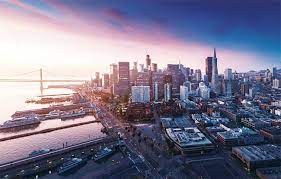
#> input picture image/silliconvelly.jpg, 281 x 179 px
$ python opencv_spyder.py
#> lines starting #> are read from the running program, lines starting #| are printed output that depends on the picture; after the words box and inside, x2 and y2 are one past the last pixel; in counts of white or black regions, pixels touching at a corner belong together
# -*- coding: utf-8 -*-
"""
Created on Thu Sep 16 12:04:36 2021

@author: user

"""
import numpy as np
import cv2 as cv
import matplotlib.pyplot as plt

# import image
im = cv.imread('image/silliconvelly.jpg')
#> im is the input picture: shape (179, 281, 3); mean B, G, R 144.1, 120.8, 125.3


# BGR
plt.figure()
plt.imshow(im)
plt.title('Original')

# RGB
rgb = cv.cvtColor(im, cv.COLOR_BGR2RGB) # cvt = convert
plt.figure()
plt.imshow(rgb)
plt.title('RGB')


# gray scale
gray = cv.cvtColor(im, cv.COLOR_BGR2GRAY)
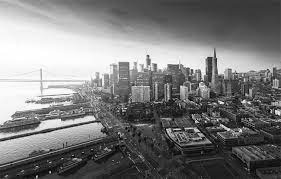
#> gray: shape (179, 281); min 0, max 255, mean 124.8
plt.figure()
plt.imshow(gray,cmap='gray') # essential cmap
plt.title('GRAY')


# blur
blur = cv.blur(im,(10,10)) # 블러시 청크 사이즈 숫자가 작으수록 선명
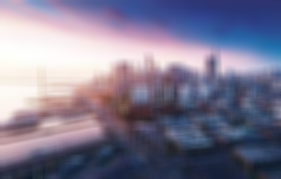
#> blur: shape (179, 281, 3); mean B, G, R 144.5, 121.2, 125.7
blur = cv.cvtColor(blur, cv.COLOR_BGR2RGB)
plt.subplot(121) # 1행2열 로 나눔 그리고 첫번째를 가리킴
plt.imshow(rgb)
plt.title('RGB')
plt.subplot(122) # 1행 2열중 두번째를 가리킴
plt.imshow(blur)
plt.title('Blur')


# dege detection # 머신러닝에서 유용하게 활용
edges =  cv.Canny(gray,200,300)
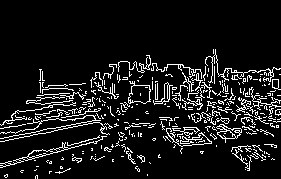
#> edges: shape (179, 281); 9.8% white in thin lines or dots, all inside (x1, y1, x2, y2) = (0, 49, 281, 179)
plt.subplot(121)
plt.imshow(gray, cmap='gray')
plt.title('Gray')
plt.subplot(122)
plt.imshow(edges, cmap='gray')
plt.title('Edge Detection')
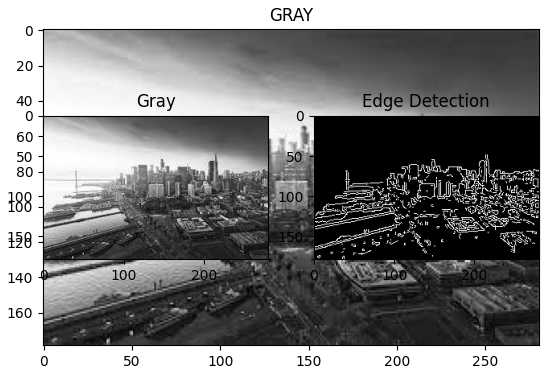
#> figure drawn by matplotlib, 3 panels
